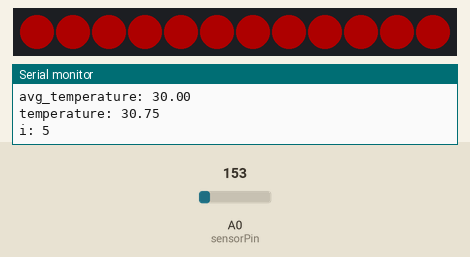
This sketch was run on a simulated Arduino Pro Mini, built with avr-gcc and run on an emulated ATmega328P. Parts: 12 RGB LEDs in strip order, left to right, the last lines printed to the serial monitor. Inputs (shaded band) come from the test bench; at power-on: A0 (sensorPin) = 153. Dim RGB values are drawn brighter than linear.

Above: at 1.2 s.
1.3 s: A0 (sensorPin) set to 165
At 4.0 s:
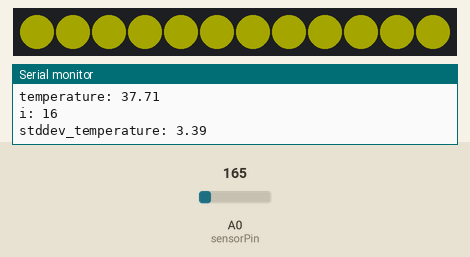
4.3 s: A0 (sensorPin) set to 133
At 7.0 s:
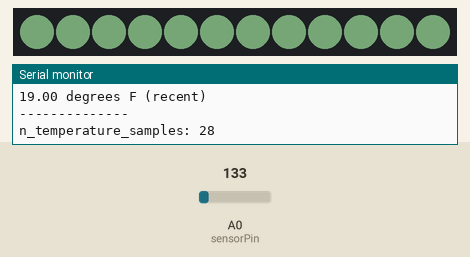
7.3 s: A0 (sensorPin) set to 191
At 7.68 s:
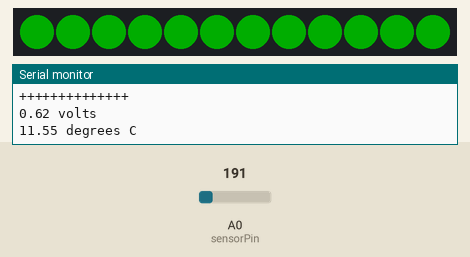
10.3 s: A0 (sensorPin) set to 175
13.3 s: A0 (sensorPin) set to 221
At 15.5 s:
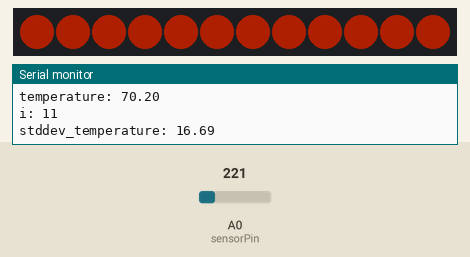
Timing chart, 0 to 17.0 s (numbered marks = the images above; inputs shaded):
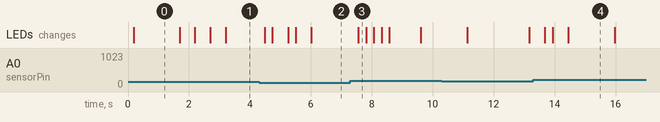

The sketch:

wx_wand_NeoPixel.ino
```cpp
/*
The Weather Wand!

A small wand that lights Neo Pixels (addressable RGB LEDs) at the tip in response to temperature .

Hot and cold are determined by the standard deviation from the average of the 50 most recent temperature samples.

Hardware: An Arduino pro mini with a TMP36 temp sensor and addressable RGB LEDs.

By: Dan Fein with great super math help from John Celenza.

NeoPixel library from Adafruit

*/


//________________Setup________________________

int DEBUG = 1;      // DEBUG counter; if set to 1, will write values back via serial

// NeoPixel setup
#include <Adafruit_NeoPixel.h>
#define PIN 6

// Parameter 1 = number of pixels in strip
// Parameter 2 = Arduino pin number (most are valid)
// Parameter 3 = pixel type flags, add together as needed:
//   NEO_KHZ800  800 KHz bitstream (most NeoPixel products w/WS2812 LEDs)
//   NEO_KHZ400  400 KHz (classic 'v1' (not v2) FLORA pixels, WS2811 drivers)
//   NEO_GRB     Pixels are wired for GRB bitstream (most NeoPixel products)
//   NEO_RGB     Pixels are wired for RGB bitstream (v1 FLORA pixels, not v2)
Adafruit_NeoPixel strip = Adafruit_NeoPixel(12, PIN, NEO_GRB + NEO_KHZ800);

// IMPORTANT: To reduce NeoPixel burnout risk, add 1000 uF capacitor across
// pixel power leads, add 300 - 500 Ohm resistor on first pixel's data input
// and minimize distance between Arduino and first pixel.  Avoid connecting
// on a live circuit...if you must, connect GND first.

//Temp sensor setup
int sensorPin = 0; //TMP36
float tempF;
float tempC;

//delay var
int del = 80;

//statistics
int max_samples = 50;
int temperature_samples[50];
int n_temperature_samples = 0;
int i_temperature_samples = 0;
float stddev_temperature = 5;
float avg_temperature = 50;
float tempF_recent = 0;

//________________Run Time________________________

void setup()
  {
    strip.begin();
    strip.show(); // Initialize all pixels to 'off'
    strip.setBrightness(50); // Turn down for what 0-255

    if (DEBUG) {         // If we want to see values for debugging...
    Serial.begin(9600);  // ...set up the serial ouput
    Serial.println("Starting");
    }
  }

void loop()
  {
    getTemp();

    temperature_samples[i_temperature_samples] = tempF;
    i_temperature_samples++;
    if (n_temperature_samples < max_samples) {
          n_temperature_samples++;
    }
    if (i_temperature_samples >= max_samples) {
       i_temperature_samples = 0;
    }

    computeStdDev();

    tempColor();

    delay(del);
  }

// ---------------- Function Fun --------------------


void getTemp()
    {
     //getting the voltage reading from the temperature sensor
     int reading = analogRead(sensorPin);

     // converting that reading to voltage, for 3.3v arduino use 3.3, for 5v use 5
     float voltage = reading * 3.3;
     voltage /= 1024.0;

     // now kick out the temperature
     tempC = (voltage - 0.5) * 100 ;  //converting from 10 mv per degree with 500 mV offset
                                      //to degrees ((voltage - 500mV) times 100)

     // Convert to Fahrenheit
     tempF = (tempC * 9.0 / 5.0) + 32.0;

    if (DEBUG)   // If we want to print it all to console...
      {
      Serial.println("++++++++++++++");
      Serial.print(voltage); Serial.println(" volts");
      Serial.print(tempC); Serial.println(" degrees C");
      Serial.print(tempF); Serial.println(" degrees F");
      Serial.print(tempF_recent); Serial.println(" degrees F (recent)");
      Serial.println("--------------");
      }

    }//end

void computeStdDev() {
  int i;
  avg_temperature = 0;

  for (i = 0; i < n_temperature_samples; i++){
    avg_temperature = avg_temperature + temperature_samples[i];
    }

  avg_temperature = avg_temperature / n_temperature_samples;

  stddev_temperature = 0;
  for (i = 0; i < n_temperature_samples; i++){
    stddev_temperature = stddev_temperature + (temperature_samples[i] - avg_temperature) * (temperature_samples[i] - avg_temperature);
    }

  stddev_temperature = stddev_temperature / n_temperature_samples;
  stddev_temperature = sqrt(stddev_temperature);

  int start_i = i_temperature_samples - 5;
  if (start_i < 0) {
    start_i = 0;
    }

  if (i_temperature_samples - start_i > 0){

    tempF_recent = 0;
    for (i = start_i; i < i_temperature_samples; i++) {
      tempF_recent = tempF_recent + temperature_samples[i];
      }
    tempF_recent /= (i_temperature_samples - start_i);

  } else {
    tempF_recent = tempF;
    }

    if (DEBUG)   // If we want to print it all to console...
    {
     Serial.print("n_temperature_samples: ");
     Serial.println(n_temperature_samples);
     Serial.print("avg_temperature: ");
     Serial.println(avg_temperature);
     Serial.print("temperature: ");
     Serial.println(tempF);
     Serial.print("i: ");
     Serial.println(i_temperature_samples);
     Serial.print("stddev_temperature: ");
     Serial.println(stddev_temperature);
    }
}//end

//Set the RGB color based on standard deviation distance from average temp
void tempColor()
  {
    float diff = (tempF_recent - avg_temperature) / stddev_temperature;

        if(diff < -2.5) {
           setColor(strip.Color(255, 0, 255));
        } else if (diff < -2.0) {
           setColor(strip.Color(0, 100, 255));
        } else if (diff < -1.5) {
            setColor(strip.Color(0, 157, 200));
        } else if (diff < -1.0) {
            setColor(strip.Color(150, 206, 150));
        } else if (diff < -0.5) {
            setColor(strip.Color(0, 230, 50));
        } else if (diff < 0.0) {          // 0 = Avg
            setColor(strip.Color(0, 255, 1));
        } else if (diff < 0.5) {
            setColor(strip.Color(50, 230, 0));
        } else if (diff< 1.0) {
            setColor(strip.Color(200, 200, 0));
        } else if (diff < 1.5) {
            setColor(strip.Color(255, 100, 0));
        } else if (diff < 2.0) {
            setColor(strip.Color(255, 50, 0));
        } else {
            setColor(strip.Color(255, 0, 0)); //max out color
        }

       if (DEBUG)   // Standard deviation visualizer
        {
         Serial.print("diff: ");
         Serial.println(diff);

          if(diff < -2.5) {
              Serial.println("X----0+++++");
          } else if (diff < -2.0) {
              Serial.println("-X---0+++++");
          } else if (diff < -1.5) {
              Serial.println("--X--0+++++");
          } else if (diff < -1.0) {
              Serial.println("---X-0+++++");
          } else if (diff < -0.5) {
              Serial.println("----X0+++++");
          } else if (diff < 0.0) {
              Serial.println("-----0+++++");
          } else if (diff < 0.5) {
              Serial.println("-----0X++++");
          } else if (diff< 1.0) {
              Serial.println("-----0+X+++");
          } else if (diff < 1.5) {
              Serial.println("-----0++X++");
          } else if (diff < 2.0) {
              Serial.println("-----0+++X+");
          } else {
              Serial.println("X----0++++X");
          }
        }
   } //end


//Send the RGB value to the pixels
void setColor(uint32_t c) {
  for(uint16_t i=0; i<strip.numPixels(); i++) {
      strip.setPixelColor(i, c);
      strip.show();
      }
  } //end
```

Measured:
- after the input at 1.3 s, the LEDs: first change after 0.39 s (image 1 shows a later state)
- after the input at 4.3 s, the LEDs: first change after 0.18 s (image 2 shows a later state)
- after the input at 7.3 s, the LEDs: change after 0.26 s (image 3)
- after the input at 13.3 s, the LEDs: first change after 0.38 s (image 4 shows a later state)
